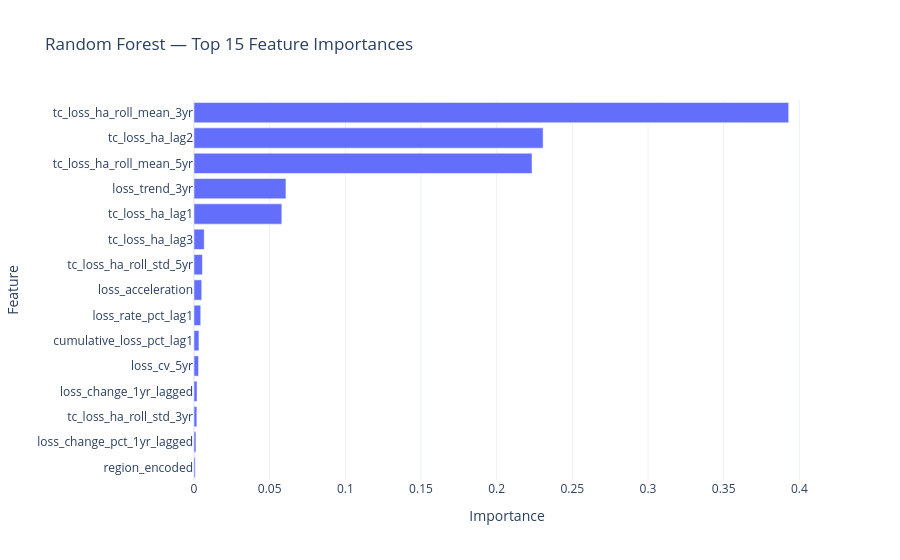

The code cell stored with this chart in its notebook:
### Markdown cell above
## Feature Importance — Random Forest

### Code cell
rf_model = trained_models['Random Forest']['model']
fi = pd.DataFrame({
    'Feature': feature_cols,
    'Importance': rf_model.feature_importances_
}).sort_values('Importance', ascending=True).tail(15)

fig = px.bar(
    fi, x='Importance', y='Feature', orientation='h',
    title='Random Forest — Top 15 Feature Importances',
    template='plotly_white'
)
fig.show()

### Figure 1 — Plotly figure (JSON) as saved in the notebook; plotly's stock layout.template omitted (floating-point values rounded to 4 significant figures)
{"data": [{"hovertemplate": "Importance=%{x}<br>Feature=%{y}<extra></extra>", "legendgroup": "", "marker": {"color": "#636efa", "pattern": {"shape": ""}}, "name": "", "orientation": "h", "showlegend": false, "textposition": "auto", "type": "bar", "x": [0.0008276, 0.00129, 0.001882, 0.002017, 0.003021, 0.003258, 0.004438, 0.005096, 0.00558, 0.006763, 0.05803, 0.06076, 0.2234, 0.2307, 0.393], "xaxis": "x", "y": ["region_encoded", "loss_change_pct_1yr_lagged", "tc_loss_ha_roll_std_3yr", "loss_change_1yr_lagged", "loss_cv_5yr", "cumulative_loss_pct_lag1", "loss_rate_pct_lag1", "loss_acceleration", "tc_loss_ha_roll_std_5yr", "tc_loss_ha_lag3", "tc_loss_ha_lag1", "loss_trend_3yr", "tc_loss_ha_roll_mean_5yr", "tc_loss_ha_lag2", "tc_loss_ha_roll_mean_3yr"], "yaxis": "y"}], "layout": {"barmode": "relative", "legend": {"tracegroupgap": 0}, "title": {"text": "Random Forest — Top 15 Feature Importances"}, "xaxis": {"anchor": "y", "domain": [0.0, 1.0], "title": {"text": "Importance"}}, "yaxis": {"anchor": "x", "domain": [0.0, 1.0], "title": {"text": "Feature"}}}}
